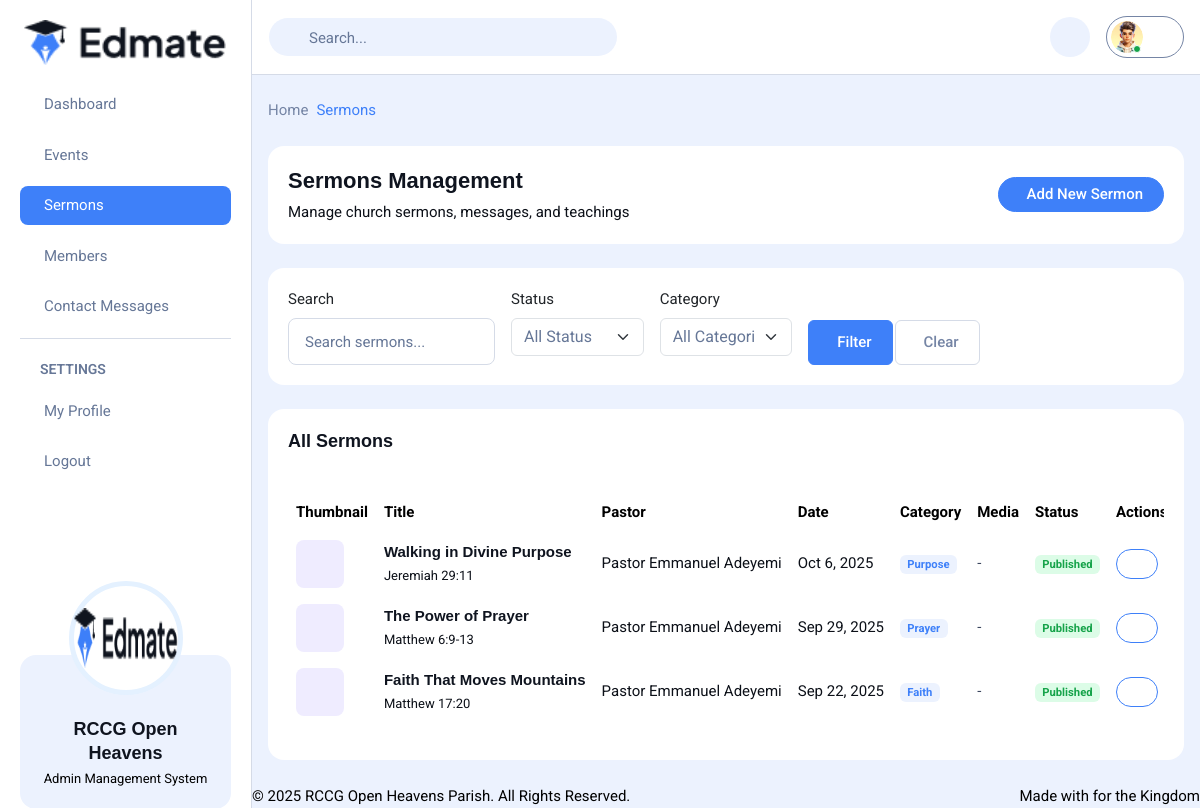
Page /admin/sermons.php (signed in) on the committed database.
### tables this page shows
CREATE TABLE IF NOT EXISTS `sermons` (
  `id` int(11) NOT NULL AUTO_INCREMENT,
  `title` varchar(200) NOT NULL,
  `description` text,
  `pastor` varchar(100) NOT NULL,
  `sermon_date` date NOT NULL,
  `category` varchar(50) DEFAULT NULL,
  `scripture_reference` varchar(100) DEFAULT NULL,
  `video_url` varchar(255) DEFAULT NULL,
  `audio_url` varchar(255) DEFAULT NULL,
  `thumbnail` varchar(255) DEFAULT NULL,
  `views` int(11) DEFAULT 0,
  `downloads` int(11) DEFAULT 0,
  `status` enum('published','draft','archived') DEFAULT 'draft',
  `created_by` int(11) DEFAULT NULL,
  `created_at` timestamp NOT NULL DEFAULT CURRENT_TIMESTAMP,
  `updated_at` timestamp NOT NULL DEFAULT CURRENT_TIMESTAMP ON UPDATE CURRENT_TIMESTAMP,
  PRIMARY KEY (`id`),
  KEY `created_by` (`created_by`),
  FOREIGN KEY (`created_by`) REFERENCES `admin_users` (`id`) ON DELETE SET NULL
);

### admin/sermons.php (the view, shortened to what this page needs)
<?php
require_once 'config/db.php';
$search = isset($_GET['search']) ? sanitize_input($_GET['search']) : '';
$query = "SELECT * FROM sermons WHERE 1=1";
$params = [];
$types = "";
$query .= " ORDER BY sermon_date DESC";
if (!empty($params)) {
    $stmt = $conn->prepare($query);
    $stmt->bind_param($types, ...$params);
    $stmt->execute();
    $result = $stmt->get_result();
} else {
    $result = $conn->query($query);
}
include 'includes/header.php';
?>
<?php include 'includes/sidebar.php'; ?>
<?php include 'includes/topbar.php'; ?>
<div class="dashboard-body">
    <div class="breadcrumb mb-24">
        <ul class="flex-align gap-4">
            <li><a href="index.php" class="text-gray-200 fw-normal text-15 hover-text-main-600">Home</a></li>
            <li><span class="text-main-600 fw-normal text-15">Sermons</span></li>
        </ul>
    </div>
    <div class="card mb-24">
        <div class="card-body">
            <div class="flex-between flex-wrap gap-8">
                <div>
                    <h4 class="mb-0">Sermons Management</h4>
                    <p class="text-gray-600 text-15 mt-4">Manage church sermons, messages, and teachings</p>
                </div>
                <div>
                    <a href="add-sermon.php" class="btn btn-main rounded-pill py-9">
                        Add New Sermon
                    </a>
                </div>
            </div>
        </div>
    </div>
    <div class="card mb-24">
        <div class="card-body">
            <form action="" method="GET" class="row g-3">
                <div class="col-md-3">
                    <label for="search" class="form-label">Search</label>
                    <input type="text" class="form-control" id="search" name="search"
                           placeholder="Search sermons..." value="<?php echo htmlspecialchars($search); ?>">
                </div>
                <div class="col-md-2">
                    <label for="status" class="form-label">Status</label>
                    <select class="form-select" id="status" name="status">
                        <option value="">All Status</option>
                    </select>
                </div>
                <div class="col-md-2">
                    <label for="category" class="form-label">Category</label>
                    <select class="form-select" id="category" name="category">
                        <option value="">All Categories</option>
                    </select>
                </div>
                <div class="col-md-3 d-flex align-items-end gap-2">
                    <button type="submit" class="btn btn-main">
                        <i class="ph ph-magnifying-glass me-8"></i>Filter
                    </button>
                    <a href="index.php" class="btn btn-outline-gray">
                        <i class="ph ph-x me-8"></i>Clear
                    </a>
                </div>
            </form>
        </div>
    </div>
    <div class="card">
        <div class="card-header">
            <h5 class="mb-0">All Sermons</h5>
        </div>
        <div class="card-body">
            <div class="table-responsive">
                <table class="table table-striped data-table" style="width:100%">
                    <thead>
                        <tr>
                            <th>Thumbnail</th>
                            <th>Title</th>
                            <th>Pastor</th>
                            <th>Date</th>
                            <th>Category</th>
                            <th>Media</th>
                            <th>Status</th>
                            <th>Actions</th>
                        </tr>
                    </thead>
                    <tbody>
                        <?php if ($result && $result->num_rows > 0): ?>
                            <?php while ($sermon = $result->fetch_assoc()): ?>
                                <tr>
                                    <td>
                                        <?php if ($sermon['thumbnail_url']): ?>
                                            <img src="<?php echo htmlspecialchars($sermon['thumbnail_url']); ?>"
                                                 alt="<?php echo htmlspecialchars($sermon['title']); ?>"
                                                 class="w-48 h-48 rounded-8 object-fit-cover">
                                        <?php else: ?>
                                            <div class="w-48 h-48 rounded-8 bg-purple-50 flex-center">
                                            </div>
                                        <?php endif; ?>
                                    </td>
                                    <td class="text-gray-600">
                                        <h6 class="mb-4"><?php echo htmlspecialchars($sermon['title']); ?></h6>
                                        <?php if ($sermon['scripture_reference']): ?>
                                            <p class="text-13 text-gray-600 mb-0">
                                                <?php echo htmlspecialchars($sermon['scripture_reference']); ?>
                                            </p>
                                        <?php endif; ?>
                                    </td>
                                    <td class="text-gray-600">
                                        <?php echo htmlspecialchars($sermon['pastor']); ?>
                                    </td>
                                    <td class="text-gray-600">
                                        <?php echo date('M j, Y', strtotime($sermon['sermon_date'])); ?>
                                    </td>
                                    <td class="text-gray-600">
                                        <?php if ($sermon['category']): ?>
                                            <span class="badge bg-main-50 text-main-600">
                                                <?php echo htmlspecialchars($sermon['category']); ?>
                                            </span>
                                        <?php else: ?>
                                            <span class="text-gray-400">-</span>
                                        <?php endif; ?>
                                    </td>
                                    <td class="text-gray-600">
                                        <div class="flex-align gap-4">
                                            <?php if (!$sermon['video_url'] && !$sermon['audio_url']): ?>
                                                <span class="text-gray-400">-</span>
                                            <?php endif; ?>
                                        </div>
                                    </td>
                                    <td>
                                        <?php
                                        $badge_class = '';
                                        switch($sermon['status']) {
                                            case 'published':
                                                $badge_class = 'bg-success-50 text-success-600';
                                                break;
                                        }
                                        ?>
                                        <span class="badge <?php echo $badge_class; ?>">
                                            <?php echo ucfirst($sermon['status']); ?>
                                        </span>
                                    </td>
                                    <td>
                                        <div class="flex-align gap-8">
                                            <a href="edit-sermon.php?id=<?php echo $sermon['id']; ?>"
                                               class="btn btn-sm btn-outline-main rounded-pill"
                                               title="Edit Sermon">
                                            </a>
                                        </div>
                                    </td>
                                </tr>
                            <?php endwhile; ?>
                        <?php endif; ?>
                    </tbody>
                </table>
            </div>
        </div>
    </div>
</div>
<?php
include 'includes/footer.php';
?>

### rows in the picture
sermons: title "Walking in Divine Purpose", scripture_reference "Jeremiah 29:11", pastor "Pastor Emmanuel Adeyemi", sermon_date "Oct 6, 2025", category "Purpose", status "Published"
sermons: title "The Power of Prayer", scripture_reference "Matthew 6:9-13", pastor "Pastor Emmanuel Adeyemi", sermon_date "Sep 29, 2025", category "Prayer", status "Published"
sermons: title "Faith That Moves Mountains", scripture_reference "Matthew 17:20", pastor "Pastor Emmanuel Adeyemi", sermon_date "Sep 22, 2025", category "Faith", status "Published"
